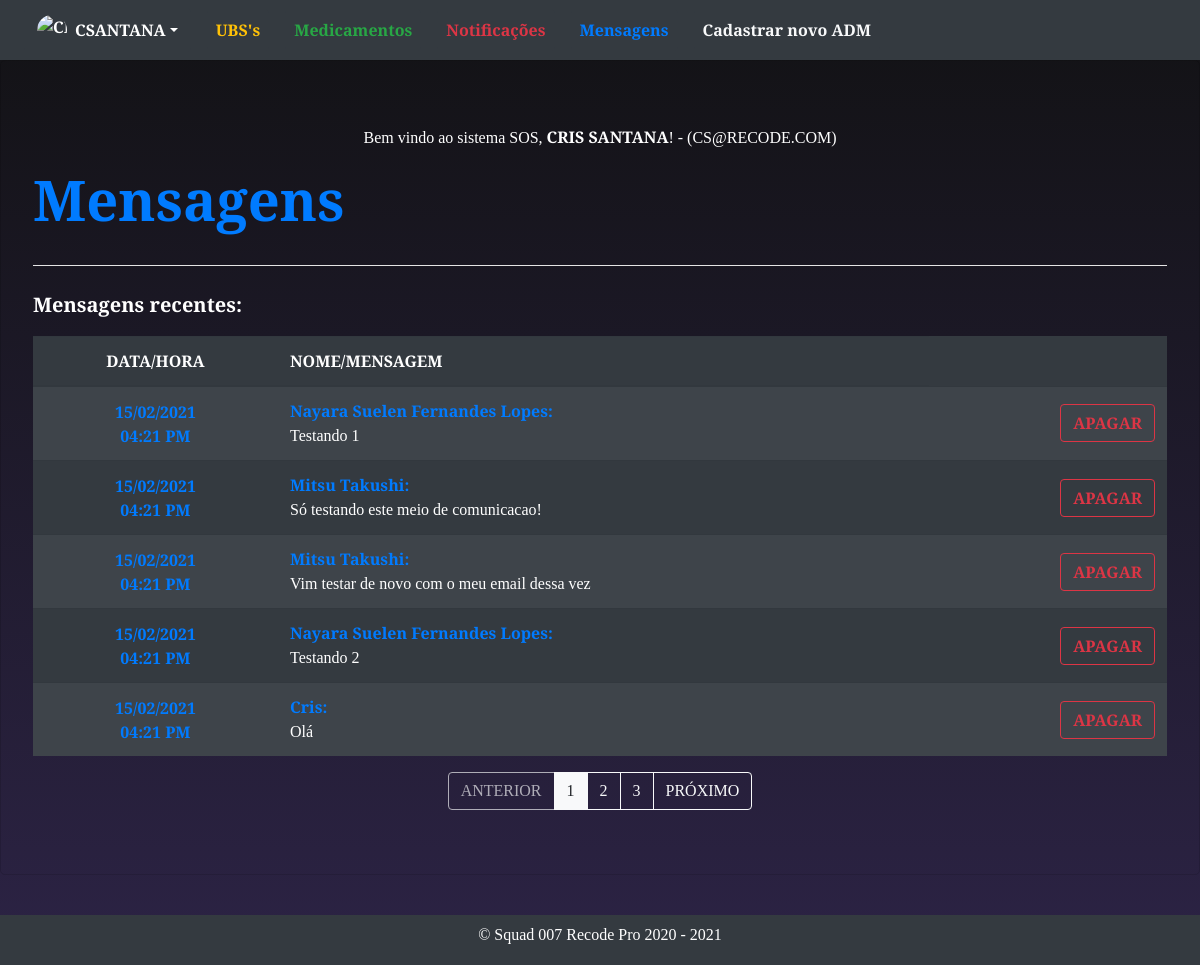
Page /SPRINT_02/ADM/pagmsg.php (signed in) on the committed database.
### tables this page shows
CREATE TABLE `fale_conosco` (
  `id` int NOT NULL AUTO_INCREMENT PRIMARY KEY,
  `nome` varchar(200) NOT NULL,
  `msg` varchar(1000) NOT NULL,
  `email` varchar(100),
  `data` datetime DEFAULT NOW()
);

### SPRINT_02/ADM/pagmsg.php (the view, shortened to what this page needs)
<!DOCTYPE html>
<html lang="en">
<head>
  <?php require_once('connectdb.php') ?>
</head>
<body style="background: rgb(18,18,20);
background: linear-gradient(180deg, rgba(18,18,20,1) 0%, rgba(44,35,69,1) 100%);" class="text-white">
  <div class="jumbotron card card-image text-white" style="background-color: rgba(0,0,0,0);">
    <p class="text-center">Bem vindo ao sistema SOS, <b><?php echo $_SESSION['nome'] ?></b>! - (<?php echo $_SESSION['email'] ?>)</p>
    <h1 class="display-4 text-primary  font-weight-bold">Mensagens</h1>
    <hr class="my-4 bg-white">
    <p class="lead font-weight-bold">Mensagens recentes:</p>
    <div class="table-responsive">
    <table class="table table-striped table-hover table-dark bg-dark text-center">
      <thead>
        <tr>
          <th scope="col" class=" text-center">DATA/HORA</th>
          <th scope="col" class=" text-left">NOME/MENSAGEM</th>
        </tr>
      </thead>
      <tbody>
        <?php
        $sql = "
            SELECT * FROM fale_conosco ORDER BY fale_conosco.data DESC;
        ";
        $result = $conn->query($sql);
        if ($result->num_rows > 0) {
          while ($rows = $result->fetch_assoc()) {
        ?>
            <tr>
              <th class="align-middle text-center text-primary" scope="row ">
                <?php echo date('d/m/Y', strtotime($rows['data'])); ?><br>
                <?php echo date('h:i A', strtotime($rows['data'])); ?>
              </th>
              <td class="align-middle text-left">
                <b class="text-primary"><?php echo $rows["nome"]; ?>:</b><br>
                <?php echo $rows["msg"]; ?>
              </td>
              <td class="align-middle text-right">
                <div class="btn-group">
                <form method="post">
                    <button type="submit" class="btn btn-outline-danger  font-weight-bold">
                      APAGAR </button>
                  </form>
                </div>
              </td>
            </tr>
        <?php
          }
        } else {
          echo "Nenhuma mensagem recebida!";
        }
        ?>
      </tbody>
    </table>
      </div>
    <div class="btn-group pagination justify-content-center">
      <a class="btn btn-outline-light disabled" href="#">ANTERIOR</a>
      <a class="btn btn-outline-light active" href="#">1</a>
      <a class="btn btn-outline-light" href="#">2</a>
      <a class="btn btn-outline-light" href="#">3</a>
      <a class="btn btn-outline-light" href="#">PRÓXIMO</a>
    </div>
  </div>
</body>
</html>

### rows in the picture
fale_conosco: data "15/02/2021", data "04:21 PM", nome "Nayara Suelen Fernandes Lopes", msg "Testando 1"
fale_conosco: data "15/02/2021", data "04:21 PM", nome "Mitsu Takushi", msg "Só testando este meio de comunicacao!"
fale_conosco: data "15/02/2021", data "04:21 PM", nome "Mitsu Takushi", msg "Vim testar de novo com o meu email dessa vez"
fale_conosco: data "15/02/2021", data "04:21 PM", nome "Nayara Suelen Fernandes Lopes", msg "Testando 2"
fale_conosco: data "15/02/2021", data "04:21 PM", nome "Cris", msg "Olá"

### other values in the picture
$_SESSION['nome'] "CRIS SANTANA"
$_SESSION['email'] "CS@RECODE.COM"
